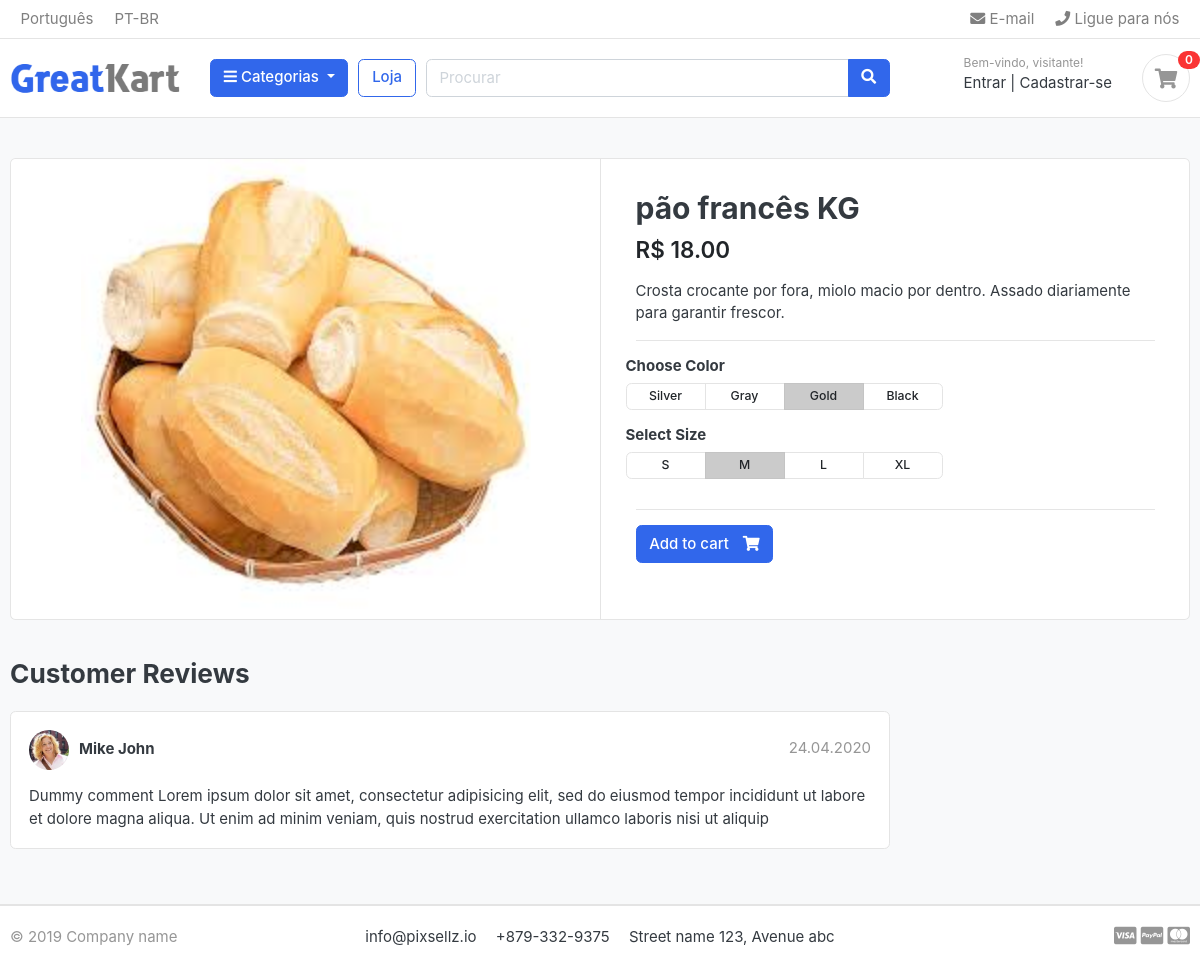
Page /produtos/padaria/pao-frances-kg/ on the committed database.
### produtos/models.py (models this page shows, shortened)
class Produto(models.Model):
    categoria = models.ForeignKey('categoria.Categoria', on_delete=models.CASCADE)
    produto_nome = models.CharField(max_length=100, unique=True)
    slug = models.SlugField(max_length=100, unique=True)
    descricao = models.TextField(max_length=300, blank=True)
    preco = models.DecimalField(max_digits=10, decimal_places=2)
    imagem = models.ImageField(upload_to='fotos/produtos/', blank=True)
    estoque = models.IntegerField()
    esta_disponivel = models.BooleanField(default=True)
    criado_em = models.DateTimeField(auto_now=True)
    modificado_em = models.DateTimeField(auto_now_add=True)

### produtos/views.py (the view)
# urls.py: path('<slug:categoria_slug>/<slug:produto_slug>/', views.produtoDetalhe, name='produto_detalhe'),
def produtoDetalhe(request, categoria_slug, produto_slug):
    try:
        produto = Produto.objects.get(categoria__slug=categoria_slug, slug=produto_slug)
    except Exception as e:
        raise e
    contexto = {
        'produto': produto,
    }
    return render(request, 'produtos/produto_detalhe.html', contexto)

### categoria/models.py (called while the page is built)
    def get_url(self):
        return reverse('produtos_por_categoria', args=[self.slug])

### categoria/processador_contexto.py (called while the page is built)
def categoria_display(request):
    categorias = Categoria.objects.all()
    return {'cats': categorias}

### templates/produtos/produto_detalhe.html
{% extends 'base.html' %}
{% block content %}
<section class="section-content padding-y bg">
<div class="container">
<div class="card">
	<div class="row no-gutters">
		<aside class="col-md-6">
<article class="gallery-wrap">
	<div class="img-big-wrap">
	   <a href="#"><img src="{{produto.imagem.url}}"></a>
	</div>
</article>
		</aside>
		<main class="col-md-6 border-left">
<article class="content-body">
<h2 class="title">{{produto.produto_nome}}</h2>
<div class="mb-3">
	<var class="price h4">R$ {{produto.preco}}</var>
</div>
<p>{{produto.descricao}}</p>
<hr>
	<div class="row">
		<div class="item-option-select">
			<h6>Choose Color</h6>
			<div class="btn-group btn-group-sm btn-group-toggle" data-toggle="buttons">
			  <label class="btn btn-light">
			    <input type="radio" name="radio_color"> Silver
			  </label>
			  <label class="btn btn-light">
			    <input type="radio" name="radio_color" > Gray
			  </label>
			  <label class="btn btn-light active">
			    <input type="radio" name="radio_color checked"> Gold
			  </label>
			  <label class="btn btn-light">
			    <input type="radio" name="radio_color"> Black
			  </label>
			</div>
		</div>
	</div>
	<div class="row">
		<div class="item-option-select">
			<h6>Select Size</h6>
			<div class="btn-group btn-group-sm btn-group-toggle" data-toggle="buttons">
			  <label class="btn btn-light">
			    <input type="radio" name="radio_color"> S
			  </label>
			  <label class="btn btn-light active">
			    <input type="radio" name="radio_color" checked> M
			  </label>
			  <label class="btn btn-light">
			    <input type="radio" name="radio_color"> L
			  </label>
			  <label class="btn btn-light">
			    <input type="radio" name="radio_color"> XL
			  </label>
			</div>
		</div>
	</div>
	<hr>
	{% if produto.estoque == 0 %}
		<p class="text-danger">Produto não disponivel</p>
	{% else %}
		<a href="{% url 'adicionar_ao_carrinho' produto.id %}" class="btn  btn-primary"> <span class="text">Add to cart</span> <i class="fas fa-shopping-cart"></i>  </a>
	{% endif %}
</article>
		</main>
	</div>
</div>
<br>
<div class="row">
			<div class="col-md-9">
	<header class="section-heading">
		<h3>Customer Reviews </h3>
	</header>
	<article class="box mb-3">
		<div class="icontext w-100">
			<img src="./images/avatars/avatar1.jpg" class="img-xs icon rounded-circle">
			<div class="text">
				<span class="date text-muted float-md-right">24.04.2020 </span>
				<h6 class="mb-1">Mike John </h6>
			</div>
		</div>
		<div class="mt-3">
			<p>
				Dummy comment Lorem ipsum dolor sit amet, consectetur adipisicing elit, sed do eiusmod
				tempor incididunt ut labore et dolore magna aliqua. Ut enim ad minim veniam,
				quis nostrud exercitation ullamco laboris nisi ut aliquip
			</p>
		</div>
	</article>
	</div>
</div>
</div>
</section>
{% endblock%}

### ecom/static/css/ui.css (style rules this page uses)
html { font-family: "Inter", sans-serif; font-size: 15px; }
.content-body { flex: 1 1 auto; padding: 2rem 2.3rem; }
.img-xs, .img-sm, .img-md, .img-lg { -o-object-fit: cover; object-fit: cover; flex-shrink: 0; flex-grow: 0; }
.img-xs { width: 40px; height: 40px; }
.padding-y { padding-top: 40px; padding-bottom: 40px; }
var { font-style: normal; }
article:after, .form-group:after { display: block; clear: both; content: ""; }
.bg { background-color: #f8f9fa; }
.section-heading { margin-bottom: 20px; margin-top: 15px; }
p:last-child { margin-bottom: 0; }
.btn-light { background-color: #fff; border-color: #e4e4e4; }
.btn .text + i { margin-left: 10px; }
.icontext { display: inline-flex; align-items: center; vertical-align: middle; }
.icontext .text { width: 100%; line-height: 1.2; }
.icontext .icon { position: relative; margin-right: 10px; flex-shrink: 0; flex-grow: 0; }
.price { font-weight: 600; color: #212529; }
.box { padding: 18px; background: #fff; border-radius: 0.37rem; border: 1px solid #e4e4e4; }
.box img { max-width: 100%; }
.gallery-wrap .img-big-wrap { margin-bottom: 10px; border-radius: 0.37rem; overflow: hidden; background-color: #fff; }
.gallery-wrap .img-big-wrap a { text-align: center; display: block; }
.gallery-wrap .img-big-wrap img { height: 450px; width: auto; display: inline-block; }
.item-option-select { margin-bottom: 1rem; display: inline-block; margin-right: 15px; }
.item-option-select .btn { min-width: 80px; }

### rows in the picture
Produto: imagem (picture), produto_nome "pão francês KG", preco "18.00", descricao "Crosta crocante por fora, miolo macio por dentro. Assado diariamente para garantir frescor."
